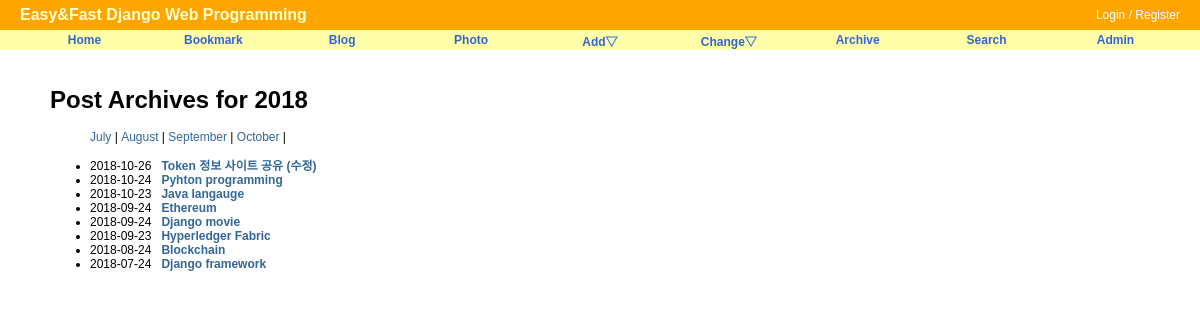
The page /blog/2018/ on the database its author committed.
### blog/models.py (models this page shows, shortened)
class Post(models.Model):
    title       = models.CharField('TITLE', max_length=50)
    slug        = models.SlugField('SLUG', unique=True, allow_unicode=True, help_text='one word for title alias.')
    description = models.CharField('DESCRIPTION', max_length=100, blank=True, null=True, help_text='simple descripton text.')
    content     = models.TextField('CONTENT')
    create_date = models.DateTimeField('Create Date', auto_now_add=True)
    modify_date = models.DateTimeField('Modify Date', auto_now=True)
    owner = models.ForeignKey(User, null=True, on_delete=models.CASCADE)
    class Meta:
        verbose_name = 'post'
        verbose_name_plural = 'posts'
        db_table = 'blog_posts'
        ordering = ('-modify_date',)
    def get_absolute_url(self):
        return reverse('blog:post_detail', args=(self.slug,))

### blog/views.py (the view)
# urls.py: path('<int:year>/', PostYAV.as_view(), name='post_year_archive'),
class PostYAV(YearArchiveView):
    model = Post
    date_field = 'modify_date'
    make_object_list = True

### blog/templates/blog/post_archive_year.html (shortened to what this page needs)
{% extends "base.html" %}
{% block content %}
<div id="content">
<h1>Post Archives for {{ year|date:"Y"}}</h1>
<ul>
    {% for date in date_list %}
        <li style="display: inline;">
            <a href="{% url 'blog:post_month_archive' year|date:'Y' date|date:'b' %}">
                {{date|date:"F"}}</a> |
        </li>
    {% endfor %}
</ul>
<div>
    <ul>
        {% for post in object_list %}
            <li>{{ post.modify_date|date:"Y-m-d" }}&nbsp;&nbsp;
                <a href="{{ post.get_absolute_url }}"><strong>{{ post.title }}</strong></a>
            </li>
        {% endfor %}
    </ul>
</div>
</div>
{% endblock %}

### static/css/base.css (style rules this page uses)
body { font-family: "Lucida Grande", Verdana, Arial, sans-serif; font-size: 12px; }
div#content { position: absolute; top: 70px; left: 50px; right: 50px; }
a:link, a:visited { color: #369; text-decoration: none; }

### rows shown on the page
Post: modify_date "2018-10-26", title "Token 정보 사이트 공유 (수정)"
Post: modify_date "2018-10-24", title "Pyhton programming"
Post: modify_date "2018-10-23", title "Java langauge"
Post: modify_date "2018-09-24", title "Ethereum"
Post: modify_date "2018-09-24", title "Django movie"
Post: modify_date "2018-09-23", title "Hyperledger Fabric"
Post: modify_date "2018-08-24", title "Blockchain"
Post: modify_date "2018-07-24", title "Django framework"

### other values the page prints
{{ year|date:"Y" }} "2018"
{{ date|date:"F" }} "July" "August" "September" "October"
